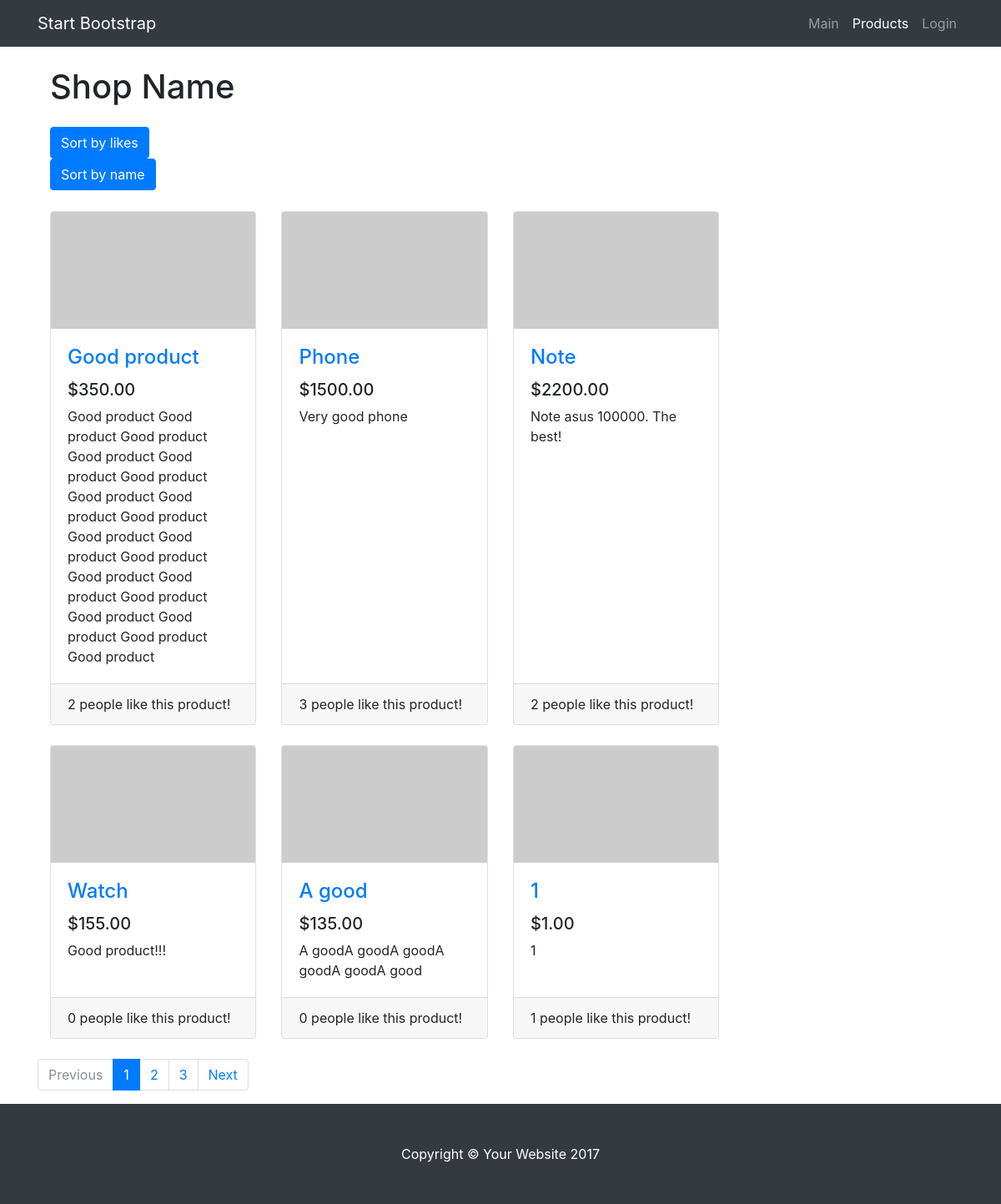
Screenshot of /products/ with the database file from the repository.
### product/models.py (models this page shows, shortened)
class Product(models.Model):
    name = models.CharField(max_length=255)
    slug = models.SlugField(max_length=255)
    description = models.TextField()
    price = models.DecimalField(max_digits=6, decimal_places=2)
    created_at = models.DateField(auto_now_add=True)
    modified_at = models.DateField(auto_now=True)
    likes_counter = models.PositiveIntegerField(default=0)

### product/views.py (the view)
# urls.py: url(r'^products/$', views.ProductListView.as_view(), name='products_list'),
class ProductListView(ListView):
    login_url = 'login'
    model = Product
    template_name = 'product/products.html'
    paginate_by = 6
    ordering = 'created_at'
    def get_queryset(self, *args, **kwargs):
        queryset = cache.get('queryset')
        if queryset is None:
            queryset = Product.objects.all()
            cache.set('queryset', queryset, 60 * 30)
        ordering = self.get_ordering()
        if ordering:
            if ordering == 'likes_counter':
                queryset = sorted(queryset, key=operator.attrgetter(ordering), reverse=True)
            else:
                queryset = sorted(queryset, key=operator.attrgetter(ordering))
        return queryset
    def get_ordering(self):
        if self.request.GET.get('order') == 'likes':
            self.ordering = 'likes_counter'
        elif self.request.GET.get('order') == 'name':
            self.ordering = 'name'
        return self.ordering

### templates/product/products.html (shortened to what this page needs)
{% extends 'base.html' %}
{% load staticfiles %}
{% block content %}
  <div class="container">
  {% include 'include/navbar.html' with active_tab='products' %}
   <div class="col-lg-3">
          <h1 class="my-4">Shop Name</h1>
            <a href="?order=likes" class="btn btn-primary">Sort by likes</a>
            <a href="?order=name" class="btn btn-primary">Sort by name</a>
        </div>
   <div class="col-lg-9" style="padding-top: 25px;">
          <div class="row">
            {% for product in object_list %}
            <div class="col-lg-4 col-md-6 mb-4">
              <div class="card h-100">
                <a href="{% url 'product:product_detail' slug=product.slug %}"><img class="card-img-top" src="http://placehold.it/700x400" alt=""></a>
                <div class="card-body">
                  <h4 class="card-title">
                    <a href="{% url 'product:product_detail' slug=product.slug %}">{{ product.name }}</a>
                  </h4>
                  <h5>${{ product.price }}</h5>
                  <p class="card-text">{{ product.description }}</p>
                </div>
                <div class="card-footer">
                  {{ product.likes_counter }} people like this product!
                </div>
              </div>
            </div>
            {% endfor %}
          </div>
        </div>
  {% if is_paginated %}
    <nav aria-label="...">
      <ul class="pagination">
        {% if page_obj.has_previous %}
        <li class="page-item">
          <a class="page-link" href="?page={{ page_obj.previous_page_number }}" tabindex="-1">Previous</a>
        </li>
        {% else %}
          <li class="page-item disabled">
          <a class="page-link" tabindex="-1">Previous</a>
          </li>
        {% endif %}
        {% for i in paginator.page_range %}
          {% if page_obj.number == i %}
            <li class="page-item active">
              <a class="page-link">{{ i }} <span class="sr-only">(current)</span></a>
            </li>
          {% else %}
            <li class="page-item"><a class="page-link" href="?page={{ i }}">{{ i }}</a></li>
          {% endif %}
        {% endfor %}
        {% if page_obj.has_next %}
        <li class="page-item">
          <a class="page-link" href="?page={{ page_obj.next_page_number }}">Next</a>
        </li>
          {% else %}
          <li class="page-item disabled">
          <a class="page-link">Next</a>
          </li>
        {% endif %}
      </ul>
    </nav>
{% endif %}
  </div>
{% endblock content %}

### static/css/shop-item.css (style rules this page uses)
body { padding-top: 54px; }
@media (min-width: 992px) { body { padding-top: 56px; } }
.col-lg-9 { padding-top: 25px; }

### rows the page displays
Product: name "Good product", price "350.00", description "Good product Good product Good product Good product Good product Good product Good product Good product Good product Good product Good product Good product Good product Good product Good product Good product Good product Good product Good product", likes_counter "2"
Product: name "Phone", price "1500.00", description "Very good phone", likes_counter "3"
Product: name "Note", price "2200.00", description "Note asus 100000. The best!", likes_counter "2"
Product: name "Watch", price "155.00", description "Good product!!!", likes_counter "0"
Product: name "A good", price "135.00", description "A goodA goodA goodA goodA goodA good", likes_counter "0"
Product: name "1", price "1.00", description "1", likes_counter "1"

### other values shown
{{ i }} "1"
{{ i }} "2" "3"
